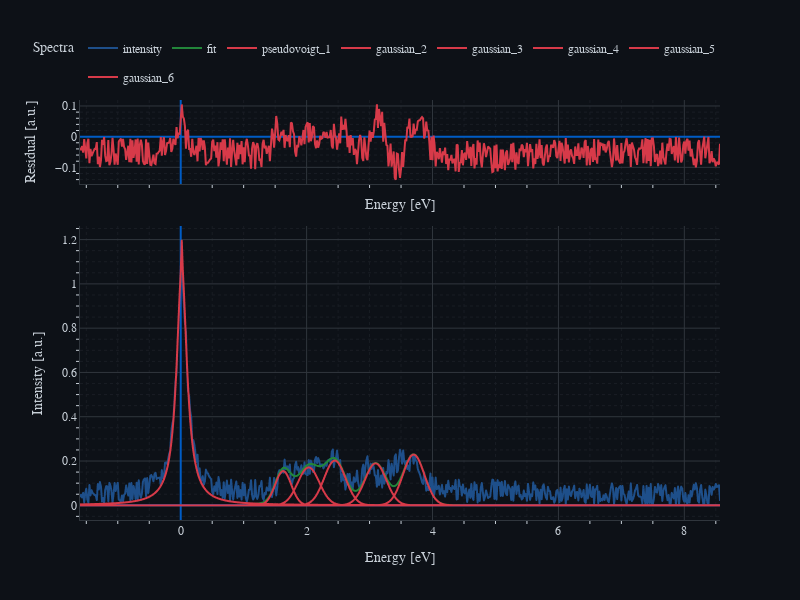
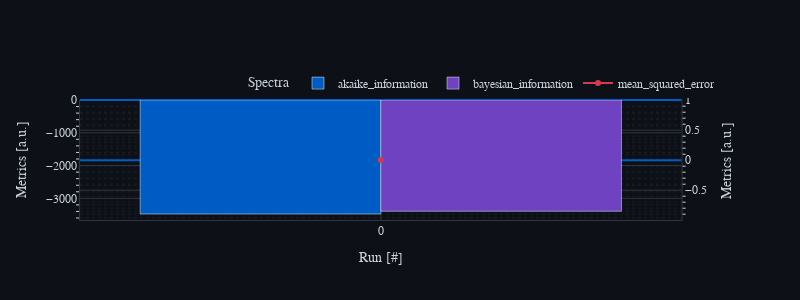

Notebook code cell kept with these figures, in order:
### Markdown cell above
#### DevOps Dark Theme

### Code cell
from spectrafit.plugins import color_schemas as cs

spn = nb.SpectraFitNotebook(
    df=df,
    x_column="Energy",
    y_column="Noisy",
    color=cs.DevOpsDarkColor(),
    font=cs.DevOpsDarkFont(),
)
spn.solver_model(initial_model=initial_model)

### Figure 1 — Plotly figure (JSON) as saved in the notebook; plotly's stock layout.template omitted (floating-point values rounded to 4 significant figures; data arrays with more than 128 entries replaced by an {"elided": "..."} marker saying what was removed)
{"data": [{"hovertemplate": "energy=%{x}<br>residual=%{y}<extra></extra>", "legendgroup": "", "line": {"color": "#d73a49", "dash": "solid"}, "marker": {"symbol": "circle"}, "mode": "lines", "name": "", "orientation": "v", "showlegend": false, "type": "scatter", "x": {"elided": "611 float values"}, "xaxis": "x", "y": {"elided": "611 float values"}, "yaxis": "y"}, {"hovertemplate": "variable=intensity<br>energy=%{x}<br>value=%{y}<extra></extra>", "legendgroup": "intensity", "line": {"color": "#1e4f8a", "dash": "solid"}, "marker": {"symbol": "circle"}, "mode": "lines", "name": "intensity", "showlegend": true, "type": "scattergl", "x": {"elided": "611 float values"}, "xaxis": "x2", "y": {"elided": "611 float values"}, "yaxis": "y2"}, {"hovertemplate": "variable=fit<br>energy=%{x}<br>value=%{y}<extra></extra>", "legendgroup": "fit", "line": {"color": "#22863a", "dash": "solid"}, "marker": {"symbol": "circle"}, "mode": "lines", "name": "fit", "showlegend": true, "type": "scattergl", "x": {"elided": "611 float values"}, "xaxis": "x2", "y": {"elided": "611 float values"}, "yaxis": "y2"}, {"hovertemplate": "variable=pseudovoigt_1<br>energy=%{x}<br>value=%{y}<extra></extra>", "legendgroup": "pseudovoigt_1", "line": {"color": "#d73a49", "dash": "solid"}, "marker": {"symbol": "circle"}, "mode": "lines", "name": "pseudovoigt_1", "showlegend": true, "type": "scattergl", "x": {"elided": "611 float values"}, "xaxis": "x2", "y": {"elided": "611 float values"}, "yaxis": "y2"}, {"hovertemplate": "variable=gaussian_2<br>energy=%{x}<br>value=%{y}<extra></extra>", "legendgroup": "gaussian_2", "line": {"color": "#d73a49", "dash": "solid"}, "marker": {"symbol": "circle"}, "mode": "lines", "name": "gaussian_2", "showlegend": true, "type": "scattergl", "x": {"elided": "611 float values"}, "xaxis": "x2", "y": {"elided": "611 float values"}, "yaxis": "y2"}, {"hovertemplate": "variable=gaussian_3<br>energy=%{x}<br>value=%{y}<extra></extra>", "legendgroup": "gaussian_3", "line": {"color": "#d73a49", "dash": "solid"}, "marker": {"symbol": "circle"}, "mode": "lines", "name": "gaussian_3", "showlegend": true, "type": "scattergl", "x": {"elided": "611 float values"}, "xaxis": "x2", "y": {"elided": "611 float values"}, "yaxis": "y2"}, {"hovertemplate": "variable=gaussian_4<br>energy=%{x}<br>value=%{y}<extra></extra>", "legendgroup": "gaussian_4", "line": {"color": "#d73a49", "dash": "solid"}, "marker": {"symbol": "circle"}, "mode": "lines", "name": "gaussian_4", "showlegend": true, "type": "scattergl", "x": {"elided": "611 float values"}, "xaxis": "x2", "y": {"elided": "611 float values"}, "yaxis": "y2"}, {"hovertemplate": "variable=gaussian_5<br>energy=%{x}<br>value=%{y}<extra></extra>", "legendgroup": "gaussian_5", "line": {"color": "#d73a49", "dash": "solid"}, "marker": {"symbol": "circle"}, "mode": "lines", "name": "gaussian_5", "showlegend": true, "type": "scattergl", "x": {"elided": "611 float values"}, "xaxis": "x2", "y": {"elided": "611 float values"}, "yaxis": "y2"}, {"hovertemplate": "variable=gaussian_6<br>energy=%{x}<br>value=%{y}<extra></extra>", "legendgroup": "gaussian_6", "line": {"color": "#d73a49", "dash": "solid"}, "marker": {"symbol": "circle"}, "mode": "lines", "name": "gaussian_6", "showlegend": true, "type": "scattergl", "x": {"elided": "611 float values"}, "xaxis": "x2", "y": {"elided": "611 float values"}, "yaxis": "y2"}], "layout": {"font": {"color": "#c9d1d9", "family": "Fira Code", "size": 12}, "height": 600, "legend": {"orientation": "h", "title": {"text": "Spectra"}, "x": 1, "xanchor": "right", "y": 1.02, "yanchor": "bottom"}, "paper_bgcolor": "#0d1117", "plot_bgcolor": "#0d1117", "showlegend": true, "title": {}, "width": 800, "xaxis": {"anchor": "y", "color": "#c9d1d9", "domain": [0, 1], "gridcolor": "#30363d", "linecolor": "#30363d", "matches": "x2", "minor": {"griddash": "dot", "showgrid": true, "tickcolor": "#c9d1d9", "ticks": "outside"}, "showticklabels": false, "title": {"text": "Energy [eV]"}, "zerolinecolor": "#005cc5"}, "xaxis2": {"anchor": "y2", "color": "#c9d1d9", "domain": [0, 1], "gridcolor": "#30363d", "linecolor": "#30363d", "minor": {"griddash": "dot", "showgrid": true, "tickcolor": "#c9d1d9", "ticks": "outside"}, "title": {"text": "Energy [eV]"}, "zerolinecolor": "#005cc5"}, "yaxis": {"anchor": "x", "color": "#c9d1d9", "domain": [0.8, 1], "gridcolor": "#30363d", "linecolor": "#30363d", "minor": {"griddash": "dot", "showgrid": true, "tickcolor": "#c9d1d9", "ticks": "outside"}, "title": {"text": "Residual [a.u.]"}, "zerolinecolor": "#005cc5"}, "yaxis2": {"anchor": "x2", "color": "#c9d1d9", "domain": [0, 0.7], "gridcolor": "#30363d", "linecolor": "#30363d", "minor": {"griddash": "dot", "showgrid": true, "tickcolor": "#c9d1d9", "ticks": "outside"}, "title": {"text": "Intensity [a.u.]"}, "zerolinecolor": "#005cc5"}}}

### Figure 2 — Plotly figure (JSON) as saved in the notebook; plotly's stock layout.template omitted (floating-point values rounded to 4 significant figures)
{"data": [{"alignmentgroup": "True", "hovertemplate": "variable=akaike_information<br>index=%{x}<br>value=%{y}<extra></extra>", "legendgroup": "akaike_information", "marker": {"color": "#005cc5", "pattern": {"shape": ""}}, "name": "akaike_information", "offsetgroup": "akaike_information", "orientation": "v", "showlegend": true, "textposition": "auto", "type": "bar", "x": [0], "xaxis": "x", "y": [-3478.0], "yaxis": "y"}, {"alignmentgroup": "True", "hovertemplate": "variable=bayesian_information<br>index=%{x}<br>value=%{y}<extra></extra>", "legendgroup": "bayesian_information", "marker": {"color": "#6f42c1", "pattern": {"shape": ""}}, "name": "bayesian_information", "offsetgroup": "bayesian_information", "orientation": "v", "showlegend": true, "textposition": "auto", "type": "bar", "x": [0], "xaxis": "x", "y": [-3394.0], "yaxis": "y"}, {"hovertemplate": "variable=mean_squared_error<br>index=%{x}<br>value=%{y}<extra></extra>", "legendgroup": "mean_squared_error", "line": {"color": "#d73a49", "dash": "solid"}, "marker": {"symbol": "circle"}, "mode": "lines+markers", "name": "mean_squared_error", "orientation": "v", "showlegend": true, "type": "scatter", "x": [0], "xaxis": "x", "y": [0.003169], "yaxis": "y2"}], "layout": {"font": {"color": "#c9d1d9", "family": "Fira Code", "size": 12}, "height": 300, "legend": {"orientation": "h", "title": {"text": "Spectra"}, "x": 1, "xanchor": "right", "y": 1.02, "yanchor": "bottom"}, "paper_bgcolor": "#0d1117", "plot_bgcolor": "#0d1117", "showlegend": true, "title": {}, "width": 800, "xaxis": {"anchor": "y", "color": "#c9d1d9", "domain": [0, 0.94], "gridcolor": "#30363d", "linecolor": "#30363d", "minor": {"griddash": "dot", "showgrid": true, "tickcolor": "#c9d1d9", "ticks": "outside"}, "title": {"text": "Run [#]"}, "type": "category", "zerolinecolor": "#005cc5"}, "yaxis": {"anchor": "x", "color": "#c9d1d9", "domain": [0, 1], "gridcolor": "#30363d", "linecolor": "#30363d", "minor": {"griddash": "dot", "showgrid": true, "tickcolor": "#c9d1d9", "ticks": "outside"}, "title": {"text": "Metrics [a.u.]"}, "zerolinecolor": "#005cc5"}, "yaxis2": {"anchor": "x", "color": "#c9d1d9", "gridcolor": "#30363d", "linecolor": "#30363d", "minor": {"griddash": "dot", "showgrid": true, "tickcolor": "#c9d1d9", "ticks": "outside"}, "overlaying": "y", "side": "right", "title": {"text": "Metrics [a.u.]"}, "zerolinecolor": "#005cc5"}}}
